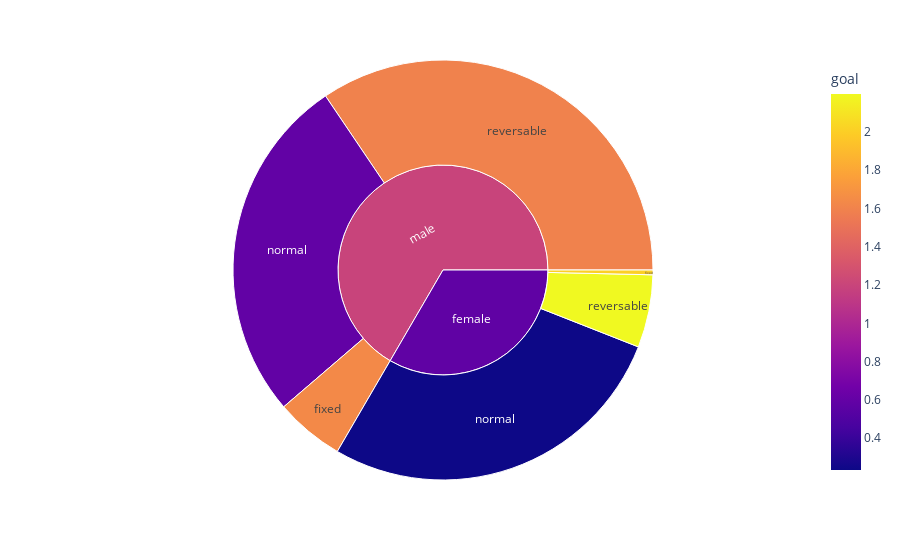

The notebook cell this image was saved under:
### Code cell
import plotly.express as px

fig = px.sunburst(df,
                  path=['sex','defect'],
                  values='age' , color='goal')

fig.show()

### Figure 1 — Plotly figure (JSON) as saved in the notebook; plotly's stock layout.template omitted (floating-point values rounded to 4 significant figures)
{"data": [{"branchvalues": "total", "customdata": [[2], [1.635], [0.2344], [0.59], [2.197], [1.595], [0.5829], [1.193]], "domain": {"x": [0, 1], "y": [0, 1]}, "hovertemplate": "labels=%{label}<br>age=%{value}<br>parent=%{parent}<br>id=%{id}<br>goal=%{color}<extra></extra>", "ids": ["female/fixed", "male/fixed", "female/normal", "male/normal", "female/reversable", "male/reversable", "female", "male"], "labels": ["fixed", "fixed", "normal", "normal", "reversable", "reversable", "female", "male"], "marker": {"coloraxis": "coloraxis", "colors": [2, 1.635, 0.2344, 0.59, 2.197, 1.595, 0.5829, 1.193]}, "name": "", "parents": ["female", "male", "female", "male", "female", "male", "", ""], "type": "sunburst", "values": [58, 842, 4348, 4256, 888, 5462, 5294, 10560]}], "layout": {"autosize": true, "coloraxis": {"colorbar": {"title": {"text": "goal"}}, "colorscale": [[0, "#0d0887"], [0.1111, "#46039f"], [0.2222, "#7201a8"], [0.3333, "#9c179e"], [0.4444, "#bd3786"], [0.5556, "#d8576b"], [0.6667, "#ed7953"], [0.7778, "#fb9f3a"], [0.8889, "#fdca26"], [1, "#f0f921"]]}, "legend": {"tracegroupgap": 0}, "margin": {"t": 60}}}
